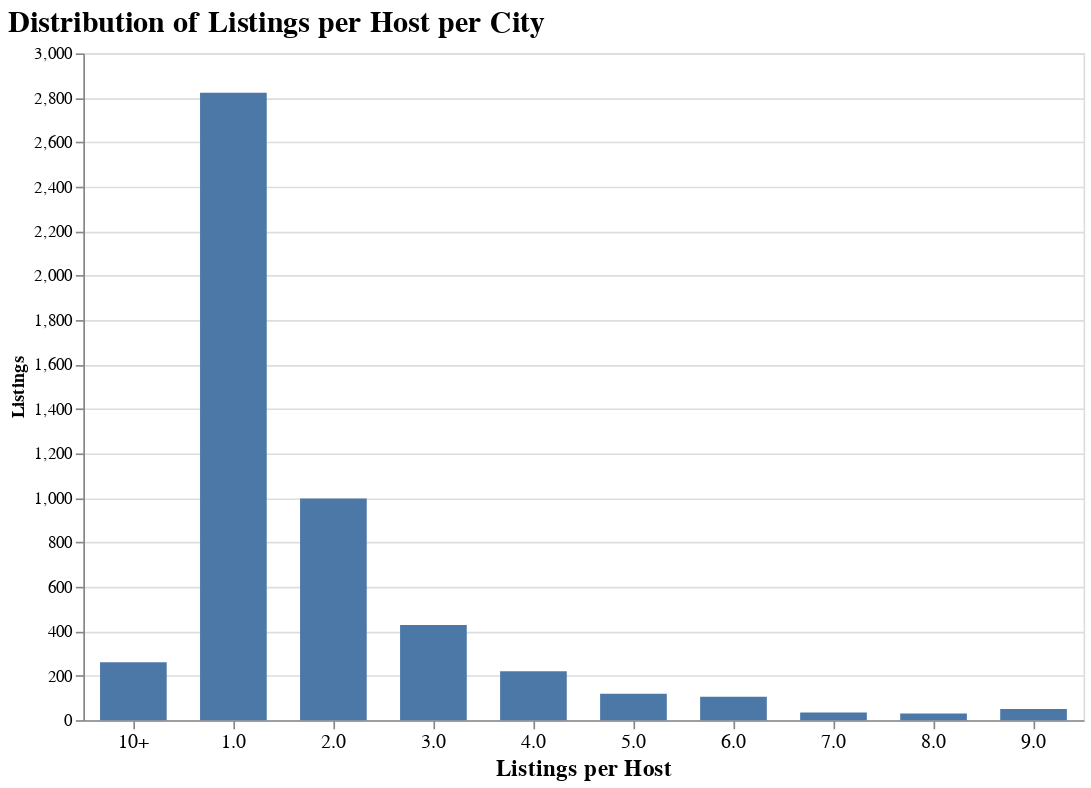

The notebook cell saved with this chart:
### Markdown cell above
Create the "Distribution of Listings per Host per City" interactive visualization

### Code cell
# Create a dropdown for city selection with customized appearance
city_dropdown = alt.binding_select(
    options=cities, 
    name="Select City  :    ",
    labels=cities
)
city_select = alt.selection_point(fields=['city'], bind=city_dropdown, value='Amsterdam', empty=False)  # Set default to 'Amsterdam'

# Group by 'host_total_listings_count' and filter by city selection
listings_per_host_counts = (
    cities_together_data.groupby(['city', 'host_total_listings_count'])
    .size()
    .reset_index(name='count')
)

# Binning: Consolidate host counts with more than 10 listings into '10+'
listings_per_host_counts['host_total_listings_count'] = listings_per_host_counts['host_total_listings_count'].apply(
    lambda x: '10+' if x > 9 else str(x)
)

# Re-group after binning
listings_per_host_counts = (
    listings_per_host_counts.groupby(['city', 'host_total_listings_count'])['count']
    .sum()
    .reset_index()
)


# Define the sort order for the x-axis
order = ['1', '2', '3', '4', '5', '6', '7', '8', '9', '10+']

# Create the bar chart with city filter
listings_per_host_chart = alt.Chart(listings_per_host_counts).mark_bar(size=40).encode(
    x=alt.X('host_total_listings_count:O', title="Listings per Host", sort=order),
    y=alt.Y('count:Q', title="Listings"),
    tooltip=['host_total_listings_count', 'count']
).add_params(
    city_select
).transform_filter(
    city_select
).properties(
    width=600,
    height=400,
    title="Distribution of Listings per Host per City"
).configure_title(
    fontSize=18,
    anchor='start'
).configure_axisX(
    labelFontSize=12,
    titleFontSize=14,
    labelAngle=0  # Ensures x-axis labels are displayed without decimals
)

listings_per_host_chart

### Figure 1 — Vega-Lite specification as saved in the notebook (floating-point values rounded to 4 significant figures; data arrays with more than 128 entries replaced by an {"elided": "..."} marker saying what was removed)
{"config": {"view": {"continuousWidth": 300, "continuousHeight": 300}, "axisX": {"labelAngle": 0, "labelFontSize": 12, "titleFontSize": 14}, "title": {"anchor": "start", "fontSize": 18}}, "data": {"name": "data-04b72f042f285f58a2db864cdc2fe88c"}, "mark": {"type": "bar", "size": 40}, "encoding": {"tooltip": [{"field": "host_total_listings_count", "type": "nominal"}, {"field": "count", "type": "quantitative"}], "x": {"field": "host_total_listings_count", "sort": ["1", "2", "3", "4", "5", "6", "7", "8", "9", "10+"], "title": "Listings per Host", "type": "ordinal"}, "y": {"field": "count", "title": "Listings", "type": "quantitative"}}, "height": 400, "params": [{"name": "param_10", "select": {"type": "point", "fields": ["city"]}, "bind": {"input": "select", "options": ["Amsterdam", "Athens", "Barcelona", "Berlin", "Copenhagen", "Dublin", "Lisbon", "London", "Madrid", "Paris", "Rome", "Venice", "Vienna"], "labels": ["Amsterdam", "Athens", "Barcelona", "Berlin", "Copenhagen", "Dublin", "Lisbon", "London", "Madrid", "Paris", "Rome", "Venice", "Vienna"], "name": "Select City  :    "}, "value": "Amsterdam"}], "title": "Distribution of Listings per Host per City", "transform": [{"filter": {"param": "param_10", "empty": false}}], "width": 600, "$schema": "https://vega.github.io/schema/vega-lite/v5.8.0.json", "datasets": {"data-04b72f042f285f58a2db864cdc2fe88c": {"elided": "130 records"}}}
